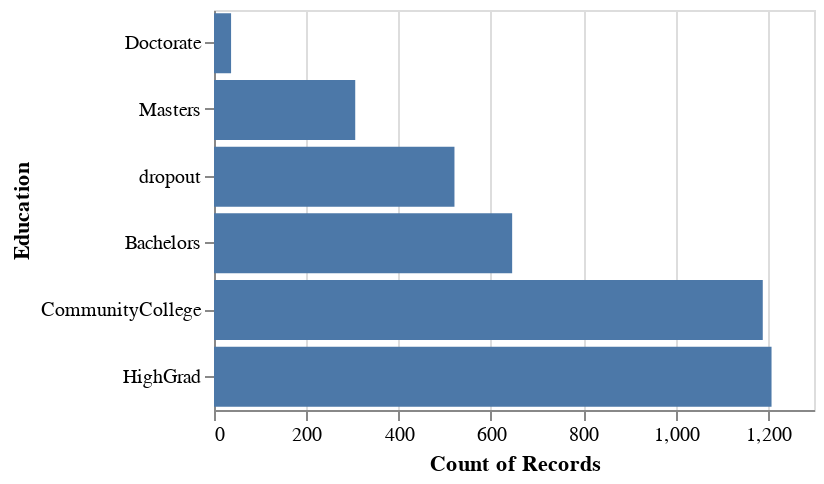

Notebook source saved alongside this figure:
### Code cell
alt.Chart(adult_df).mark_bar().encode(
    x='count()',
    y=alt.Y('education', title='Education').sort('x')
).properties(
    width=300,  
    height=200 
)

### Figure 1 — Vega specification as saved in the notebook (floating-point values rounded to 4 significant figures)
{"$schema": "https://vega.github.io/schema/vega/v6.json", "data": [{"name": "source_0"}, {"name": "data_0", "values": [{"__count": 646, "education": "Bachelors"}, {"__count": 1208, "education": "HighGrad"}, {"__count": 1189, "education": "CommunityCollege"}, {"__count": 306, "education": "Masters"}, {"__count": 521, "education": "dropout"}, {"__count": 37, "education": "Doctorate"}]}, {"name": "data_0_x_domain___count", "values": [{"min": 37, "max": 1208}]}, {"name": "source_0_y_domain_education", "values": [{"education": "Bachelors", "sort_field": 646}, {"education": "HighGrad", "sort_field": 1208}, {"education": "CommunityCollege", "sort_field": 1189}, {"education": "Masters", "sort_field": 306}, {"education": "dropout", "sort_field": 521}, {"education": "Doctorate", "sort_field": 37}]}], "marks": [{"type": "rect", "name": "marks", "from": {"data": "data_0"}, "encode": {"update": {"height": {"signal": "max(0.25, bandwidth('y'))"}, "x": {"field": "__count", "scale": "x"}, "fill": {"value": "#4c78a8"}, "x2": {"value": 0, "scale": "x"}, "y": {"field": "education", "scale": "y"}}}, "style": ["bar"]}], "scales": [{"name": "x", "type": "linear", "domain": [{"signal": "(data(\"data_0_x_domain___count\")[0] || {}).min"}, {"signal": "(data(\"data_0_x_domain___count\")[0] || {}).max"}], "range": [0, {"signal": "width"}], "nice": true, "zero": true}, {"name": "y", "type": "band", "domain": {"data": "source_0_y_domain_education", "field": "education", "sort": {"op": "max", "field": "sort_field"}}, "range": [0, {"signal": "height"}], "paddingOuter": 0.05, "paddingInner": 0.1}], "axes": [{"scale": "x", "ticks": false, "minExtent": 0, "maxExtent": 0, "orient": "bottom", "gridScale": "y", "grid": true, "labels": false, "tickCount": {"signal": "ceil(width/40)"}, "aria": false, "domain": false, "zindex": 0}, {"scale": "x", "orient": "bottom", "grid": false, "title": "Count of Records", "tickCount": {"signal": "ceil(width/40)"}, "zindex": 0, "labelFlush": true, "labelOverlap": true}, {"scale": "y", "title": "Education", "grid": false, "orient": "left", "zindex": 0}], "padding": 5, "height": 200, "background": "white", "width": 300, "style": "cell"}
